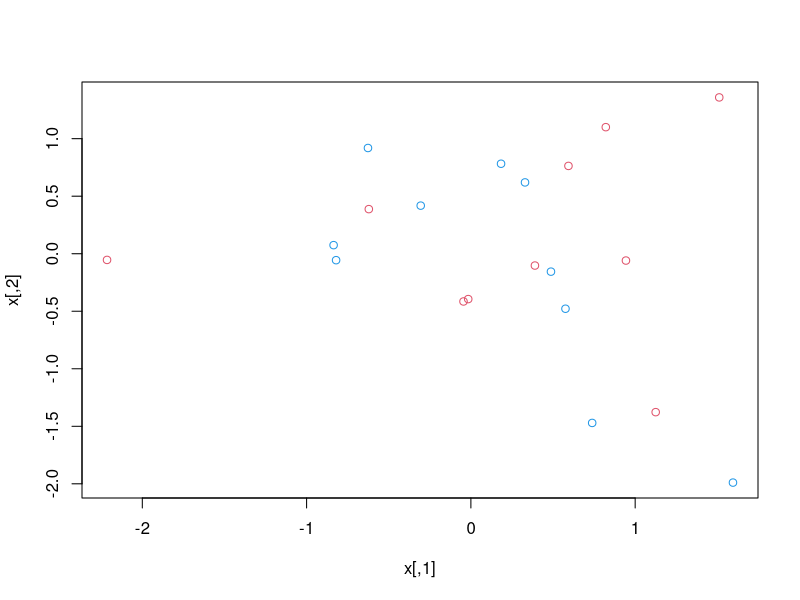
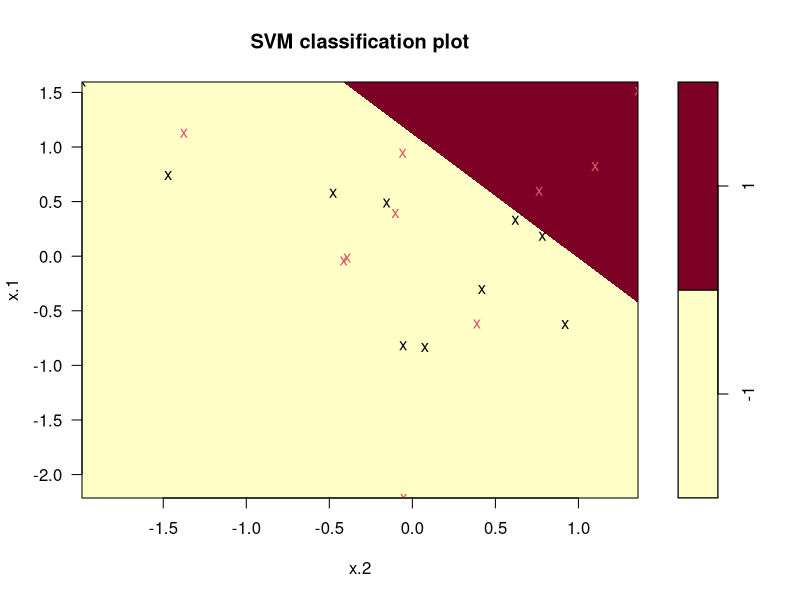
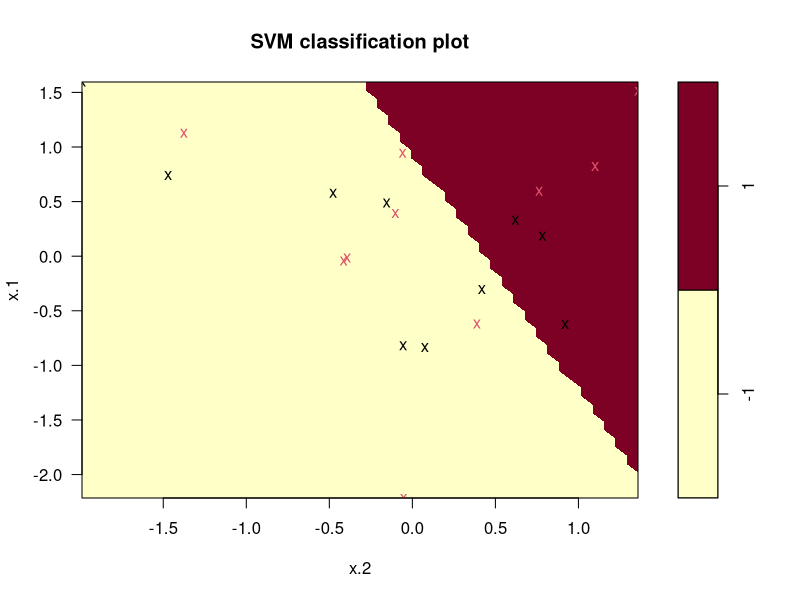

Generate these figures, in order, with R:
library(e1071)
set.seed(1)

## Generating the observations which belong to 2 classes
x=matrix(rnorm(20*2),ncol=2)
y=c(rep(-1,10),rep(1,10))
x
y

## Checking whether the classes are linearly separable
plot(x, col=(3-y))
## They are not. Next, we fit the support vector classifier. 

# Note that in order for the svm() function to perform classification
# we must encode the response as a factor variable.
# We now create a data frame with the response coded as a factor.

dat <- data.frame(x=x,y=as.factor(y))
dat

svmfit <- svm(y~., data=dat, kernel = "linear", cost = 10, scale = FALSE)
# The argument scale=FALSE tells the svm() function not to scale each feature to 
# have mean zero or standard deviation one;
# depending on the application, one might prefer to use scale=TRUE.

plot(svmfit, dat)

svmfit$index
summary(svmfit)


svmfit2 <- svm(y ~., data=dat, kernel="linear", cost = 0.1, scale=FALSE)
plot(svmfit2,dat)
svmfit2$index



set.seed(1)
tune.out <- tune(svm, y~.,
                 data=dat,
                 kernel="linear",
                 ranges=list(cost=c(0.001, 0.01, 0.1, 1,5,10,100)))
# We can easily access the cross-validation errors for each of these models 
# using the summary() command:
summary(tune.out)

# We see that cost=0.1 results in the lowest cross-validation error rate.

# The tune() function stores the best model obtained, which can be accessed as follows:

bestmod <- tune.out$best.model
bestmod

#Generating a test datset

xtest = matrix(rnorm(20*2),ncol=2)
ytest = sample(c(-1,1),20,rep=TRUE)
xtest[ytest==1,]=xtest[ytest==1,]+1

testdat = data.frame(x=xtest, y=as.factor(ytest))

# Predit the class of the test data
# We will use the best model obtained previously

ypred <- predict(bestmod,testdat)
table(predict=ypred, actual=testdat$y) ## We can notice 14 values are correctly
# predicted with the cost value of 0.1


## Using cost = 0.01

svmfit3 <- svm(y~., data=dat, kernel="linear", cost=.01, scale=FALSE)
ypred=predict(svmfit ,testdat)
table(predict=ypred, truth=testdat$y) ## Here now 17 are correctly predicted

